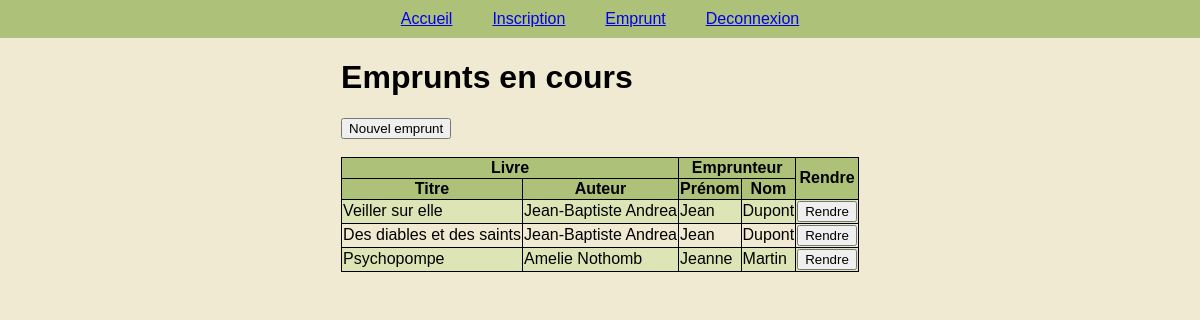
Page /index.php?action=borrowing (signed in) on the committed database.
### tables this page shows
CREATE TABLE Customer(
    id INT NOT NULL AUTO_INCREMENT,
    first_name VARCHAR(64) NOT NULL,
    last_name VARCHAR(64) NOT NULL,
    birth_date DATE NOT NULL,
    phone INT NOT NULL,
    email VARCHAR(64) NOT NULL,
    password VARCHAR(64) NOT NULL,
    is_admin int NOT NULL,
    PRIMARY KEY(id)
);

### controller/controller.php (called while the page is built, shortened)
<?php
class Controller {
    public function __construct() {
        $this->model = new Model();
    }
}

### model/model.php (called while the page is built, shortened)
<?php
class Model {
	private static $db;
	public function __construct() {
		try {
			self::$db = new PDO('mysql:host='.SERVER.';dbname='.BASE.';charset=utf8', USER, PASSWD);
		} catch (Exception $e) {
			die('Erreur : ' . $e->getMessage());
		}
	}
	public function executeRequest(string $requete, array $params = []) {
		try {
			$stmt = self::$db->prepare($requete);
			$stmt->execute($params);
			return $stmt->fetchAll(PDO::FETCH_ASSOC);
		} catch (Exception $e) {
			die('Erreur : ' . $e->getMessage());
		}
	}
	public function convertBorrowingID($bookID,$ClientID) {
		$requete = "SELECT * FROM customer WHERE id = :ClientID";
		$params = ['ClientID' => $ClientID];
		$client = ($this->executeRequest($requete, $params))[0];
		$client["ClientID"] = $ClientID;
		$requete = "SELECT * FROM Book WHERE id = :bookID";
		$params = ['bookID' => $bookID];
		$book = ($this->executeRequest($requete, $params))[0];
		$book["BookID"] = $bookID;
		return $client + $book;
	}
	public function convertBorrowings($borrowings) {
		$converted = [];
		foreach ($borrowings as $borrowing) {
			$converted[] = $this->convertBorrowingID($borrowing["book_id"],$borrowing["customer_id"]);
		}
		return $converted;
	}
	public function getBorrowings() {
		$requete = "SELECT * FROM borrowing";
		$rslt = $this->executeRequest($requete);
		return $this->convertBorrowings($rslt);
	}
}

### view/borrowing.php (the view, shortened to what this page needs)
<main id="borrowing">
	<h1>Emprunts en cours</h1>
	<form action="index.php?action=borrowing" method="post">
		<input type="submit" name="Borrow" value="Nouvel emprunt">
	</form>
	<br>
	<table>
		<thead>
			<tr>
				<th colspan="2">Livre</th>
				<th colspan="2">Emprunteur</th>
				<th rowspan="2">Rendre</th>
			</tr>
			<tr>
				<th>Titre</th>
				<th>Auteur</th>
				<th>Prénom</th>
				<th>Nom</th>
			</tr>
		</thead>
		<tbody>
			<?php foreach ($borrowings as $borrowing): ?>
				<tr>
					<td><?= $borrowing['title'] ?></td>
					<td><?= $borrowing['author'] ?></td>
					<td><?= $borrowing['first_name'] ?></td>
					<td><?= $borrowing['last_name'] ?></td>
					<td>
						<form action="index.php?action=borrowing" method="post">
							<input type="submit" name="Rendre" value="Rendre">
						</form>
					</td>
				</tr>
			<?php endforeach; ?>
	</table>
</main>
<?php require_once 'view/layout/layout.php'; ?>

### css/layout.css (style rules this page uses)
html { font-family: Arial, Helvetica, sans-serif; }
body { background-color: #f0ead2; margin: 0; }
main { margin: 0 auto; position: sticky; width: fit-content; }
table { border-collapse: collapse; }
table tr:nth-child(odd) { background-color: #DDE5B6; }
table th { background-color: #ADC178; }
table td, table th { border: 1px solid black; }

### rows in the picture
customer: title "Veiller sur elle", author "Jean-Baptiste Andrea", first_name "Jean", last_name "Dupont", title "Des diables et des saints"
customer: title "Psychopompe", author "Amelie Nothomb", first_name "Jeanne", last_name "Martin"
